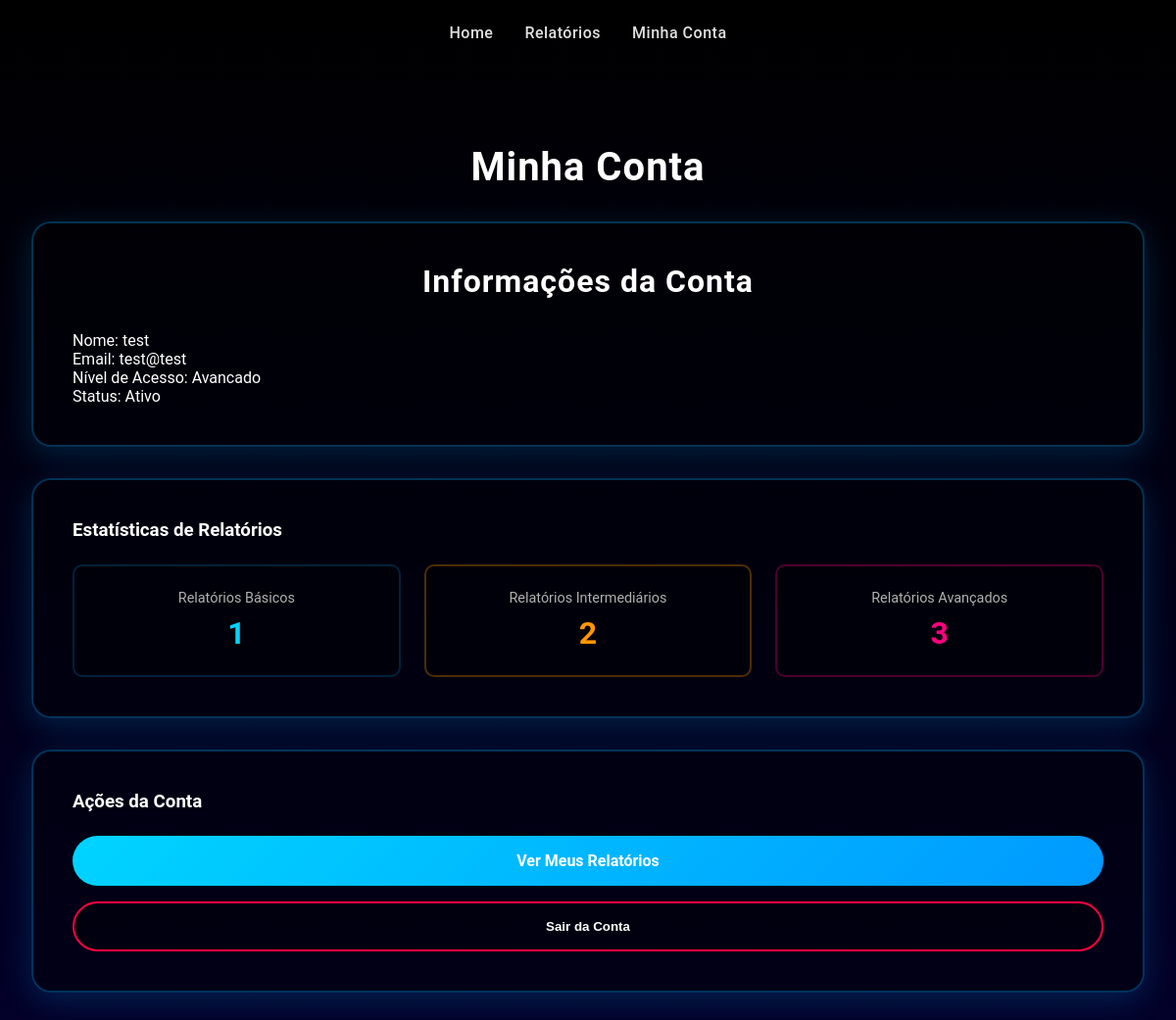
The page /minha_conta (signed in) on the database its author committed.
### app/models.py (models this page shows, shortened)
class Cliente(db.Model):
    id = db.Column(db.Integer, primary_key=True)  # Define a coluna ID como chave primária, única e autoincrementável.
    cliente_nome = db.Column(db.String(80), nullable=False)  # Define a coluna nome do cliente
    cliente_email = db.Column(db.String(320), unique=True, nullable=False)  # Armazena o e-mail, deve ser único e é obrigatório (usado para login).
    cliente_senha = db.Column(db.String(128), nullable=False)  # Armazena o hash da senha
    cliente_status = db.Column(db.String(10), nullable=False, default='ativo')
    nivel_acesso = db.Column(db.String(20), nullable=False, default='basico') #1 cliente só pode ter 1 nível
    relatorios_basicos = db.relationship('RelatorioBasico', backref='cliente', lazy=True, cascade="all, delete-orphan")  # # Define a relação "Um para Muitos" com RelatorioBasico. 'backref' permite acessar o cliente a partir do relatório, e 'cascade' garante que relatórios sejam excluídos ao deletar o cliente.
    relatorios_intermediarios = db.relationship('RelatorioIntermediario', backref='cliente', lazy=True, cascade="all, delete-orphan")       # Um cliente pode ter VÁRIOS relatórios intermediários
    relatorios_avancados = db.relationship('RelatorioAvancado', backref='cliente', lazy=True, cascade="all, delete-orphan")       # Um cliente pode ter VÁRIOS relatórios avançados

### app/routes.py (the view)
@main_bp.route('/minha_conta') # Rota para a página de perfil do cliente.
def minha_conta(): # Função que exibe o perfil e estatísticas.
    if 'cliente_id' not in session: # Verifica login.
        flash('Você precisa estar logado para acessar esta página.', 'warning')
        return redirect(url_for('main.login'))
    cliente = Cliente.query.get(session['cliente_id']) # Busca o cliente logado.
    total_basico = RelatorioBasico.query.filter_by(cliente_id=cliente.id).count() # Conta quantos relatórios básicos o cliente possui.
    total_intermediario = RelatorioIntermediario.query.filter_by(cliente_id=cliente.id).count() # Conta quantos intermediários.
    total_avancado = RelatorioAvancado.query.filter_by(cliente_id=cliente.id).count() # Conta quantos avançados.
    return render_template('minha_conta.html', # Renderiza a página da conta.
                         cliente=cliente, # Passa os dados do cliente.
                         total_basico=total_basico, # Passa o total de básicos.
                         total_intermediario=total_intermediario, # Passa o total de intermediários.
                         total_avancado=total_avancado) # Passa o total de avançados.

### app/templates/minha_conta.html (shortened to what this page needs)
<!DOCTYPE html>
<html lang="pt-BR">
<head>
    <link rel="stylesheet" href="{{ url_for('static', filename='css/style.css') }}">
</head>
<body>
    <div>
        <nav>
            <a href="/">Home</a>
            <a href="/escolher_relatorio">Relatórios</a>
            <a href="/minha_conta">Minha Conta</a>
        </nav>
    </div>
    <div class="scanner-container">
        <h1>Minha Conta</h1>
        <div class="relatorio-info-card">
            <h2>Informações da Conta</h2>
            <div class="info-grid">
                <div class="info-item">
                    <span class="info-label">Nome:</span>
                    <span class="info-value">{{ cliente.cliente_nome }}</span>
                </div>
                <div class="info-item">
                    <span class="info-label">Email:</span>
                    <span class="info-value">{{ cliente.cliente_email }}</span>
                </div>
                <div class="info-item">
                    <span class="info-label">Nível de Acesso:</span>
                    <span class="info-value">{{ cliente.nivel_acesso|capitalize }}</span>
                </div>
                <div class="info-item">
                    <span class="info-label">Status:</span>
                    <span class="info-value">{{ cliente.cliente_status|capitalize }}</span>
                </div>
            </div>
        </div>
        <div class="scanner-form-card">
            <h3>Estatísticas de Relatórios</h3>
            <div style="display: grid; grid-template-columns: repeat(auto-fit, minmax(200px, 1fr)); gap: 1.5rem; margin-top: 1.5rem;">
                <div style="background: rgba(0, 0, 0, 0.3); padding: 1.5rem; border-radius: 10px; border: 2px solid rgba(0, 170, 255, 0.2); text-align: center;">
                    <p style="color: #b0b0b0; font-size: 0.9rem; margin-bottom: 0.5rem;">Relatórios Básicos</p>
                    <p style="color: #00d4ff; font-size: 2rem; font-weight: 700; margin: 0;">{{ total_basico }}</p>
                </div>
                <div style="background: rgba(0, 0, 0, 0.3); padding: 1.5rem; border-radius: 10px; border: 2px solid rgba(255, 149, 0, 0.3); text-align: center;">
                    <p style="color: #b0b0b0; font-size: 0.9rem; margin-bottom: 0.5rem;">Relatórios Intermediários</p>
                    <p style="color: #ff9500; font-size: 2rem; font-weight: 700; margin: 0;">{{ total_intermediario }}</p>
                </div>
                <div style="background: rgba(0, 0, 0, 0.3); padding: 1.5rem; border-radius: 10px; border: 2px solid rgba(255, 0, 128, 0.3); text-align: center;">
                    <p style="color: #b0b0b0; font-size: 0.9rem; margin-bottom: 0.5rem;">Relatórios Avançados</p>
                    <p style="color: #ff0080; font-size: 2rem; font-weight: 700; margin: 0;">{{ total_avancado }}</p>
                </div>
            </div>
        </div>
        <div class="relatorios-recentes-card">
            <h3>Ações da Conta</h3>
            <div style="display: flex; flex-direction: column; gap: 1rem; margin-top: 1.5rem;">
                <a href="/relatorios_recentes" style="display: block; background: linear-gradient(135deg, #00d4ff 0%, #0099ff 100%); color: #ffffff; text-decoration: none; padding: 1rem 2rem; border-radius: 50px; text-align: center; font-weight: 600; transition: all 0.3s ease;">
                    Ver Meus Relatórios
                </a>
                <form method="POST" action="/logout" style="margin: 0;">
                    <button type="submit" style="width: 100%; background: rgba(0, 0, 0, 0.3); border: 2px solid #ff0040; border-radius: 50px; padding: 1rem 2rem; cursor: pointer; color: #ffffff; font-weight: 600; transition: all 0.3s ease;">
                        Sair da Conta
                    </button>
                </form>
            </div>
        </div>
    </div>
</body>
</html>

### app/static/css/style.css (style rules this page uses)
* { margin: 0; padding: 0; box-sizing: border-box; }
html { height: 100%; }
body { font-family: 'Montserrat', 'Poppins', 'Roboto', sans-serif; background: linear-gradient(to bottom, #000000 0%, #03002b 100%); min-height: 100%; color: #ffffff; background-attachment: fixed; }
h1, h2 { text-align: center; color: #ffffff; font-weight: 700; letter-spacing: 1px; }
h1 { font-size: 2.5rem; margin: 2rem 0; }
h2 { font-size: 2rem; margin-bottom: 2rem; }
nav { padding: 1.5rem 2rem; display: flex; gap: 2rem; align-items: center; justify-content: center; }
nav a { color: #e0e0e0; text-decoration: none; font-size: 1rem; font-weight: 500; transition: color 0.3s ease; letter-spacing: 0.5px; }
.scanner-container { max-width: 1200px; margin: 0 auto; padding: 3rem 2rem; }
.relatorio-info-card, .scanner-form-card, .relatorios-recentes-card { background: rgba(0, 0, 0, 0.4); border-radius: 20px; padding: 2.5rem; border: 2px solid rgba(0, 170, 255, 0.3); margin-bottom: 2rem; box-shadow: 0 8px 32px rgba(0, 170, 255, 0.2); }

### rows shown on the page
Cliente: cliente_nome "test", cliente_email "test@test", nivel_acesso "Avancado", cliente_status "Ativo"

### other values the page prints
{{ total_basico }} "1"
{{ total_intermediario }} "2"
{{ total_avancado }} "3"
